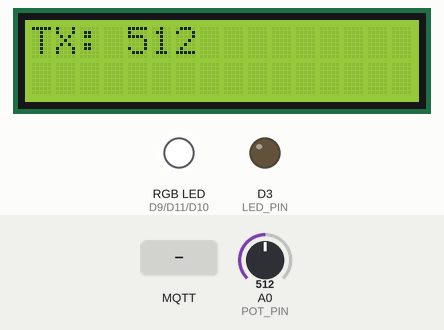
The sketch below on a simulated Arduino Uno R4 WiFi. Shown: 16×2 character LCD, an RGB LED mixed from three pins (HIGH = lit), output pins drawn as LEDs (lit = HIGH). The test bench sets the inputs (shaded band); at power-on: A0 (POT_PIN) = 512. WiFi joins after 1.5 s; servers stay silent unless stated; random numbers use the default seed unless the sketch sets one; no MQTT or app messages arrive unless stated; what the sketch prints to the serial monitor is not drawn.

Above: at 2.8 s.
2.9 s: MQTT message "ON" arrives on the first subscribed topic
At 3.7 s:
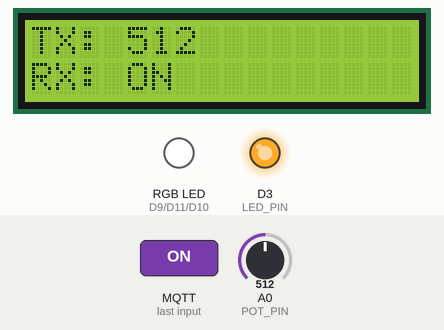
4.4 s: MQTT message "OFF" arrives on the first subscribed topic
At 4.8 s:
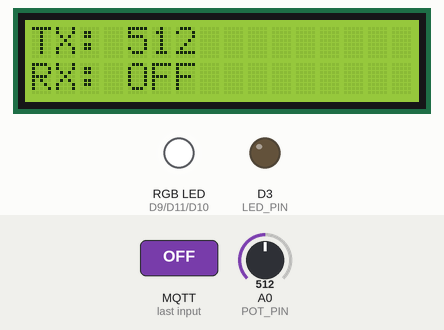
5.9 s: MQTT message "0" arrives on the first subscribed topic
At 7.1 s:
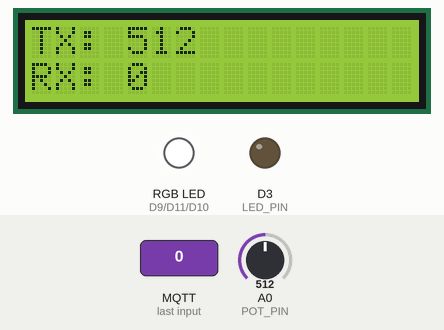
7.4 s: MQTT message "on" arrives on the first subscribed topic
At 8.3 s:
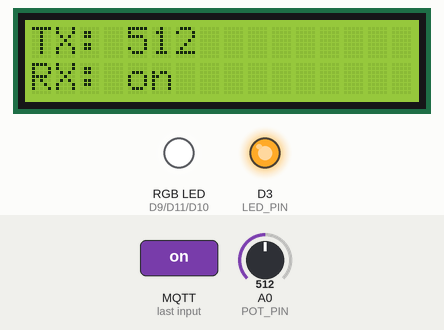
8.9 s: A0 (POT_PIN) set to 716
At 9.9 s:
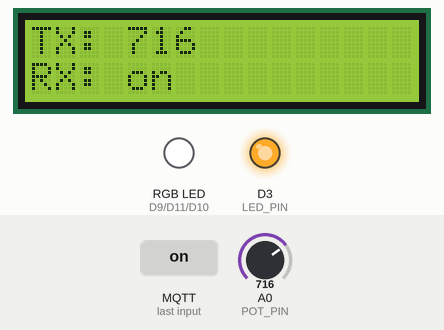
11.1 s: A0 (POT_PIN) set to 900
At 12.7 s:
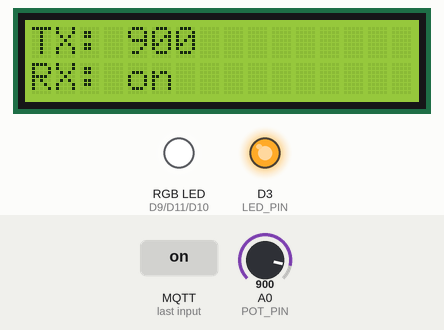
Timing chart, 0 to 14.1 s (numbered marks = the images above; inputs shaded):
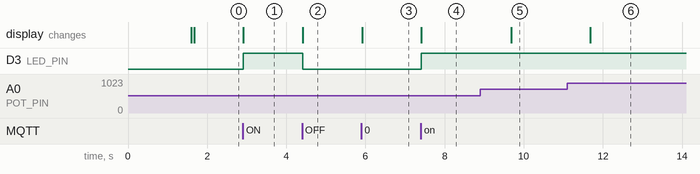

Measured:
- after the input at 2.9 s, D3 (LED_PIN): LOW → HIGH at once; the display: changes at once (image 1)
- after the input at 4.4 s, D3 (LED_PIN): HIGH → LOW at once; the display: changes at once (image 2)
- after the input at 5.9 s, the display: changes at once (image 3)
- after the input at 7.4 s, D3 (LED_PIN): LOW → HIGH at once; the display: changes at once (image 4)
- after the input at 8.9 s, the display: changes after 0.78 s (image 5)
- after the input at 11.1 s, the display: changes after 0.58 s (image 6)

The sketch:

EXAM_Sensor_MQTT_Display.ino
```cpp
// =====================================================================
// เทมเพลตวันสอบ: อ่านค่าจากอุปกรณ์ -> publish ขึ้น broker
//                subscribe ค่ากลับมา -> แสดงผลที่อุปกรณ์ (LCD / LED / RGB)
// บอร์ด Arduino UNO R4 WiFi
// ไลบรารี: MQTT (MQTTClient.h), LiquidCrystal_I2C   (WiFiS3 มากับบอร์ดแล้ว)
//
// ขาที่ใช้ (ต่อเฉพาะตัวที่โจทย์ให้ใช้)
//   Potentiometer : ขากลาง -> A0 (ขาริม 5V, GND)
//   MCP9700       : Vout -> A1
//   Thermistor    : 5V -> R10k -> A2 -> Thermistor -> GND
//   Ultrasonic    : Trig -> D4, Echo -> D2
//   ปุ่มกด         : D7 -> ปุ่ม -> GND (ใช้ INPUT_PULLUP ไม่ต้องมี R)
//   LED           : D3 -> R 220Ω -> LED -> GND
//   RGB (C.Anode) : Common -> 5V, R -> D9, B -> D10, G -> D11 (ผ่าน R 220Ω)
//   LCD I2C       : SDA -> SDA/A4, SCL -> SCL/A5, VCC -> 5V
//
// ต้องแก้แค่ 3 จุด: (1) WiFi/Topic  (2) เลือกเซนเซอร์  (3) ช่วงค่าที่ใช้แสดงผล
// =====================================================================

#include <WiFiS3.h>
#include <MQTTClient.h>
#include <Wire.h>
#include <LiquidCrystal_I2C.h>
#include <math.h>

// ===== (1) WiFi / Broker / Topic =====
const char WIFI_SSID[] = "iphone 80 promax";               // hotspot มือถือ 2.4 GHz
const char WIFI_PASSWORD[] = "88888888";
const char MQTT_BROKER_ADRRESS[] = "mqtt-dashboard.com";       // ใช้ broker ตามที่ข้อสอบกำหนด
const int   MQTT_PORT = 1883;
const char* TOPIC_PUB = "68070180/sensor";    // topic ที่เราส่งค่า
const char* TOPIC_SUB = "68070180/sensor";    // topic ที่เรารับมาแสดง
// ทำคนเดียว: ตั้ง PUB กับ SUB เหมือนกัน = ส่งเองรับเอง
// ทำเป็นคู่ / โจทย์กำหนด topic อื่น: เปลี่ยน TOPIC_SUB ตามนั้น

// ===== (2) เลือกเซนเซอร์ =====
// 1 = Potentiometer (0–1023)   2 = Ultrasonic (cm)   3 = MCP9700 (°C)
// 4 = Thermistor (°C)          5 = ปุ่มกด (1 = กด, 0 = ไม่กด)
const int SENSOR = 1;
const unsigned long PUB_INTERVAL = 1000;           // ส่งทุก 1 วินาที

// ===== (3) ช่วงค่าที่จะแปลงเป็นความสว่าง LED / สี RGB =====
// เช่น Pot 0–1023, Ultrasonic 0–100 cm, อุณหภูมิ 25–40 °C, ปุ่ม 0–1
const float VAL_MIN = 0;
const float VAL_MAX = 1023;
const bool  USE_RGB = false;      // true = แสดงสีตามค่าด้วย (ต่ำ=เขียว, กลาง=เหลือง, สูง=แดง)

// ----- ขา -----
const int POT_PIN = A0, MCP_PIN = A1, THERM_PIN = A2;
const int TRIG_PIN = 4, ECHO_PIN = 2, BUTTON_PIN = 7;
const int LED_PIN = 3;
const int R_PIN = 9, B_PIN = 10, G_PIN = 11;

LiquidCrystal_I2C lcd(0x27, 16, 2);   // ถ้าจอไม่ขึ้น ลอง 0x3F
WiFiClient network;
MQTTClient mqtt = MQTTClient(512);
unsigned long lastPub = 0;

// ---------------------------------------------------------------------
// ฟังก์ชันอ่านเซนเซอร์ (ก๊อปมาจากงานสัปดาห์ 13–14)
// ---------------------------------------------------------------------
float readPot() { return analogRead(POT_PIN); }

float readUltrasonicCm() {
  digitalWrite(TRIG_PIN, LOW);  delayMicroseconds(2);
  digitalWrite(TRIG_PIN, HIGH); delayMicroseconds(10);
  digitalWrite(TRIG_PIN, LOW);
  long us = pulseIn(ECHO_PIN, HIGH, 30000);
  if (us == 0) return -1;                 // ไม่มีเสียงสะท้อน
  return us / 29.0 / 2.0;
}

float readMcp9700C() {
  float v = analogRead(MCP_PIN) * 5.0 / 1023.0;
  return (v - 0.5) / 0.01;
}

float readThermistorC() {
  int raw = analogRead(THERM_PIN);
  if (raw <= 0 || raw >= 1023) return NAN;
  float rTh = 10000.0 * raw / (1023.0 - raw);
  float tK = 1.0 / (1.0 / 298.15 + log(rTh / 10000.0) / 4050.0);
  return tK - 273.15;
}

float readButton() { return digitalRead(BUTTON_PIN) == LOW ? 1 : 0; }

String readSensor() {
  switch (SENSOR) {
    case 1: return String((int)readPot());
    case 2: return String(readUltrasonicCm(), 1);
    case 3: return String(readMcp9700C(), 1);
    case 4: return String(readThermistorC(), 1);
    case 5: return String((int)readButton());
  }
  return "0";
}

// ---------------------------------------------------------------------
// แสดงผล
// ---------------------------------------------------------------------
void lcdLine(int row, String s) {
  lcd.setCursor(0, row);
  while (s.length() < 16) s += ' ';
  lcd.print(s.substring(0, 16));
}

void setRgb(bool r, bool g, bool b) {        // Common Anode: LOW = ติด
  digitalWrite(R_PIN, r ? LOW : HIGH);
  digitalWrite(G_PIN, g ? LOW : HIGH);
  digitalWrite(B_PIN, b ? LOW : HIGH);
}

void messageReceived(String &topic, String &payload) {
  String msg = payload;
  msg.trim();
  Serial.print("[RX] ");
  Serial.print(topic);
  Serial.print(" : ");
  Serial.println(msg);

  lcdLine(1, "RX: " + msg);                                  // LCD บรรทัดล่าง

  if (msg.equalsIgnoreCase("ON"))  { analogWrite(LED_PIN, 255); return; }   // คำสั่งข้อความ
  if (msg.equalsIgnoreCase("OFF")) { analogWrite(LED_PIN, 0);   return; }

  float value = msg.toFloat();
  float ratio = constrain((value - VAL_MIN) / (VAL_MAX - VAL_MIN), 0.0, 1.0);   // 0.0–1.0
  analogWrite(LED_PIN, (int)(ratio * 255));                  // LED หรี่ตามค่า

  if (USE_RGB) {
    if (ratio < 0.33)      setRgb(0, 1, 0);   // ต่ำ = เขียว
    else if (ratio < 0.66) setRgb(1, 1, 0);   // กลาง = เหลือง
    else                   setRgb(1, 0, 0);   // สูง = แดง
  }
}

// ---------------------------------------------------------------------
// WiFi + MQTT
// ---------------------------------------------------------------------
void connectWiFi() {
  lcdLine(0, "WiFi...");
  Serial.print("Connecting WiFi: ");
  Serial.println(WIFI_SSID);
  while (WiFi.begin(WIFI_SSID, WIFI_PASSWORD) != WL_CONNECTED) {
    Serial.print(".");
    delay(3000);
  }
  while (WiFi.localIP() == IPAddress(0, 0, 0, 0)) delay(200);
  Serial.print("WiFi OK, IP = ");
  Serial.println(WiFi.localIP());
}

void connectToMQTT() {
  while (!mqtt.connected()) {
    lcdLine(0, "MQTT...");
    String clientId = "r4-exam-" + String(random(0xFFFFFF), HEX);
    if (mqtt.connect(clientId.c_str())) {
      mqtt.subscribe(TOPIC_SUB);
      Serial.println("MQTT OK");
      lcdLine(0, "MQTT OK");
    } else {
      Serial.print("MQTT fail err=");
      Serial.print(mqtt.lastError()); Serial.print(" rc="); Serial.println(mqtt.returnCode());
      delay(2000);
    }
  }
}

void setup() {
  Serial.begin(9600);
  pinMode(TRIG_PIN, OUTPUT);
  pinMode(ECHO_PIN, INPUT);
  pinMode(BUTTON_PIN, INPUT_PULLUP);
  pinMode(LED_PIN, OUTPUT);
  pinMode(R_PIN, OUTPUT); pinMode(G_PIN, OUTPUT); pinMode(B_PIN, OUTPUT);
  setRgb(0, 0, 0);

  lcd.init();
  lcd.backlight();
  connectWiFi();
  randomSeed(micros());
  mqtt.begin(MQTT_BROKER_ADRRESS, MQTT_PORT, network);
  mqtt.onMessage(messageReceived);
  connectToMQTT();
}

void loop() {
  if (WiFi.status() != WL_CONNECTED) connectWiFi();
  if (!mqtt.connected()) connectToMQTT();
  mqtt.loop();                                   // ห้ามใส่ delay ยาว ๆ ใน loop

  if (millis() - lastPub >= PUB_INTERVAL) {
    lastPub = millis();
    String value = readSensor();
    mqtt.publish(TOPIC_PUB, value.c_str());
    Serial.print("[TX] ");
    Serial.print(TOPIC_PUB);
    Serial.print(" : ");
    Serial.println(value);
    lcdLine(0, "TX: " + value);                 // LCD บรรทัดบน = ค่าที่เราส่ง
  }
}
```
